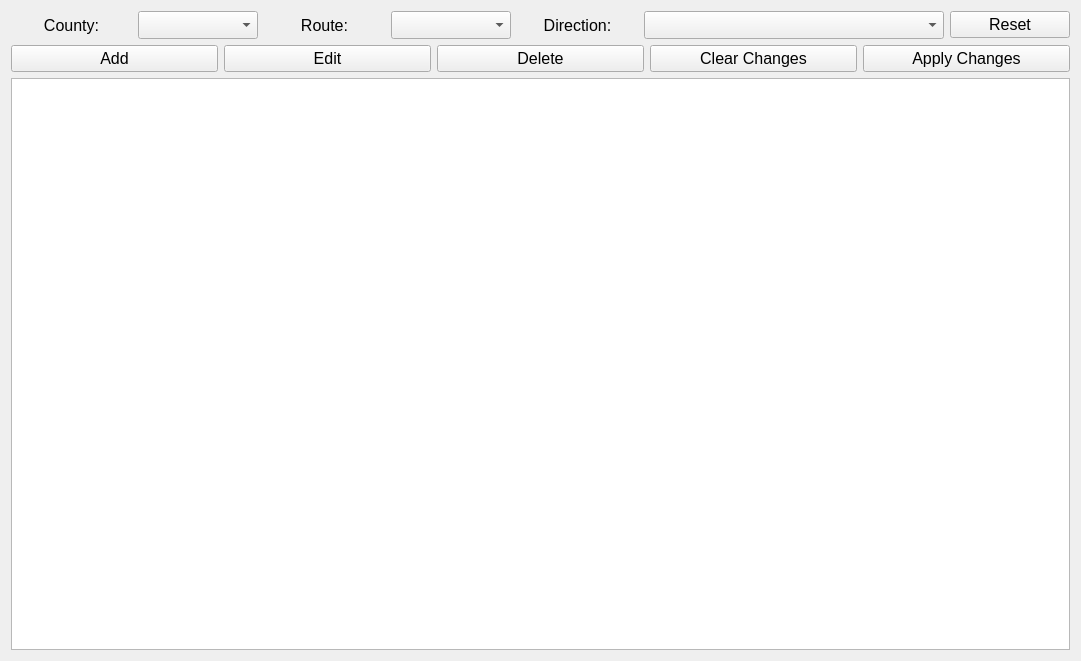
<?xml version="1.0" encoding="UTF-8"?>
<ui version="4.0">
 <class>VProj_Edit_Form</class>
 <widget class="QWidget" name="VProj_Edit_Form">
  <property name="geometry">
   <rect>
    <x>0</x>
    <y>0</y>
    <width>1081</width>
    <height>661</height>
   </rect>
  </property>
  <property name="windowTitle">
   <string>VProject Edit</string>
  </property>
  <layout class="QHBoxLayout" name="horizontalLayout_3">
   <item>
    <layout class="QVBoxLayout" name="verticalLayout">
     <item>
      <layout class="QHBoxLayout" name="horizontalLayout">
       <item>
        <widget class="QLabel" name="labelCounty">
         <property name="font">
          <font>
           <pointsize>12</pointsize>
          </font>
         </property>
         <property name="text">
          <string>County:</string>
         </property>
         <property name="alignment">
          <set>Qt::AlignCenter</set>
         </property>
        </widget>
       </item>
       <item>
        <widget class="QComboBox" name="comboBoxCounty">
         <property name="minimumSize">
          <size>
           <width>100</width>
           <height>28</height>
          </size>
         </property>
         <property name="font">
          <font>
           <pointsize>12</pointsize>
          </font>
         </property>
         <property name="toolTip">
          <string>&lt;html&gt;&lt;head/&gt;&lt;body&gt;&lt;p&gt;Please Select County&lt;/p&gt;&lt;/body&gt;&lt;/html&gt;</string>
         </property>
         <property name="statusTip">
          <string>Select County</string>
         </property>
        </widget>
       </item>
       <item>
        <widget class="QLabel" name="labelRoute">
         <property name="font">
          <font>
           <pointsize>12</pointsize>
          </font>
         </property>
         <property name="text">
          <string>Route:</string>
         </property>
         <property name="alignment">
          <set>Qt::AlignCenter</set>
         </property>
        </widget>
       </item>
       <item>
        <widget class="QComboBox" name="comboBoxRoute">
         <property name="minimumSize">
          <size>
           <width>100</width>
           <height>28</height>
          </size>
         </property>
         <property name="font">
          <font>
           <pointsize>12</pointsize>
          </font>
         </property>
         <property name="toolTip">
          <string>&lt;html&gt;&lt;head/&gt;&lt;body&gt;&lt;p&gt;Please Select Route&lt;/p&gt;&lt;/body&gt;&lt;/html&gt;</string>
         </property>
         <property name="statusTip">
          <string>Select Route</string>
         </property>
        </widget>
       </item>
       <item>
        <widget class="QLabel" name="labelDirection">
         <property name="font">
          <font>
           <pointsize>12</pointsize>
          </font>
         </property>
         <property name="text">
          <string>Direction:</string>
         </property>
         <property name="alignment">
          <set>Qt::AlignCenter</set>
         </property>
        </widget>
       </item>
       <item>
        <widget class="QComboBox" name="comboBoxDirection">
         <property name="minimumSize">
          <size>
           <width>300</width>
           <height>28</height>
          </size>
         </property>
         <property name="font">
          <font>
           <pointsize>12</pointsize>
          </font>
         </property>
         <property name="toolTip">
          <string>Please Select Direction</string>
         </property>
         <property name="statusTip">
          <string>Select Direction</string>
         </property>
        </widget>
       </item>
       <item>
        <widget class="QPushButton" name="pushButtonReset">
         <property name="font">
          <font>
           <pointsize>12</pointsize>
          </font>
         </property>
         <property name="text">
          <string>Reset</string>
         </property>
        </widget>
       </item>
      </layout>
     </item>
     <item>
      <layout class="QHBoxLayout" name="horizontalLayout_2">
       <item>
        <widget class="QPushButton" name="pushButtonAdd">
         <property name="maximumSize">
          <size>
           <width>16777215</width>
           <height>28</height>
          </size>
         </property>
         <property name="font">
          <font>
           <pointsize>12</pointsize>
          </font>
         </property>
         <property name="text">
          <string>Add</string>
         </property>
        </widget>
       </item>
       <item>
        <widget class="QPushButton" name="pushButtonEdit">
         <property name="maximumSize">
          <size>
           <width>16777215</width>
           <height>28</height>
          </size>
         </property>
         <property name="font">
          <font>
           <pointsize>12</pointsize>
          </font>
         </property>
         <property name="text">
          <string>Edit</string>
         </property>
        </widget>
       </item>
       <item>
        <widget class="QPushButton" name="pushButtonDelete">
         <property name="maximumSize">
          <size>
           <width>16777215</width>
           <height>28</height>
          </size>
         </property>
         <property name="font">
          <font>
           <pointsize>12</pointsize>
          </font>
         </property>
         <property name="text">
          <string>Delete</string>
         </property>
        </widget>
       </item>
       <item>
        <widget class="QPushButton" name="pushButtonClearChanges">
         <property name="maximumSize">
          <size>
           <width>16777215</width>
           <height>28</height>
          </size>
         </property>
         <property name="font">
          <font>
           <pointsize>12</pointsize>
          </font>
         </property>
         <property name="text">
          <string>Clear Changes</string>
         </property>
        </widget>
       </item>
       <item>
        <widget class="QPushButton" name="pushButtonApply">
         <property name="maximumSize">
          <size>
           <width>16777215</width>
           <height>28</height>
          </size>
         </property>
         <property name="font">
          <font>
           <pointsize>12</pointsize>
          </font>
         </property>
         <property name="text">
          <string>Apply Changes</string>
         </property>
        </widget>
       </item>
      </layout>
     </item>
     <item>
      <widget class="QTableWidget" name="tableWidget">
       <property name="font">
        <font>
         <pointsize>12</pointsize>
        </font>
       </property>
       <property name="autoFillBackground">
        <bool>true</bool>
       </property>
       <property name="styleSheet">
        <string notr="true">QHeaderView::section {background-color: rgb(211,211,211); color: rgb(0, 0, 0);}
QHeaderView::section:horizontal{   border-top: 1px solid #fffff8;}</string>
       </property>
      </widget>
     </item>
    </layout>
   </item>
  </layout>
 </widget>
 <resources/>
 <connections/>
</ui>
